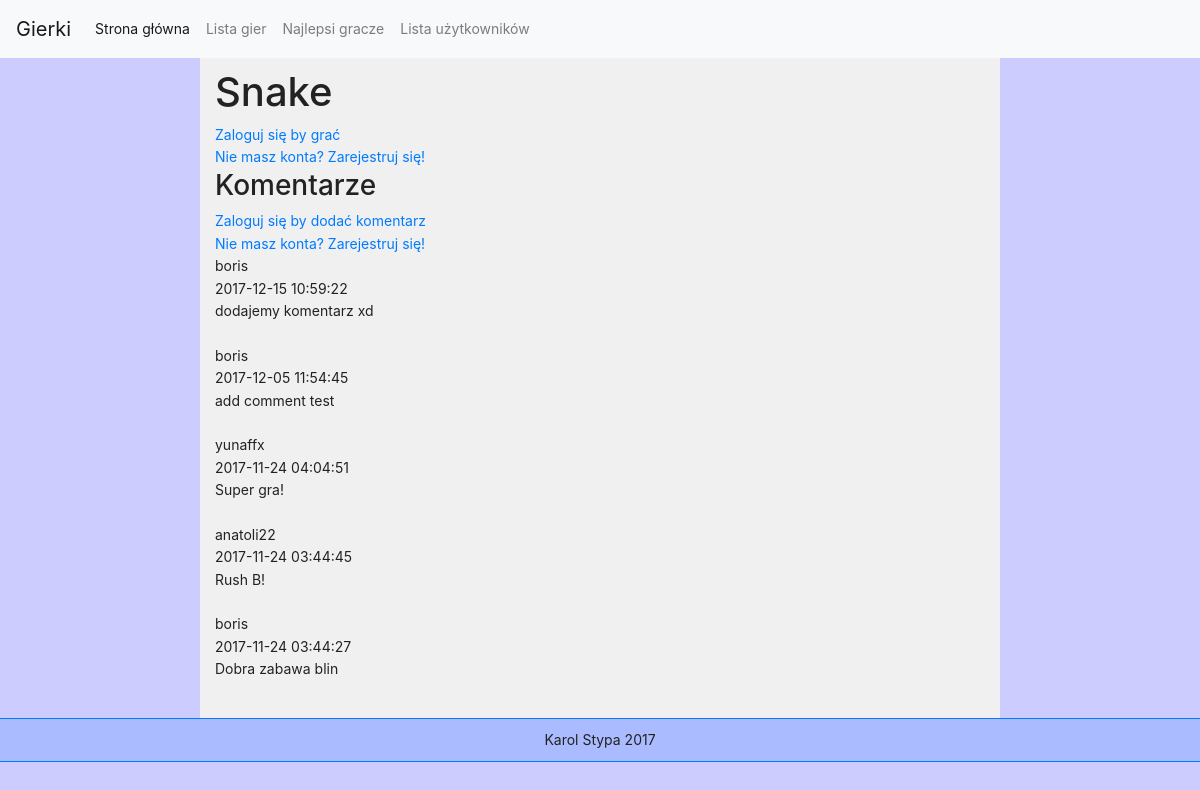
The page /snake.php on the database as committed earlier.
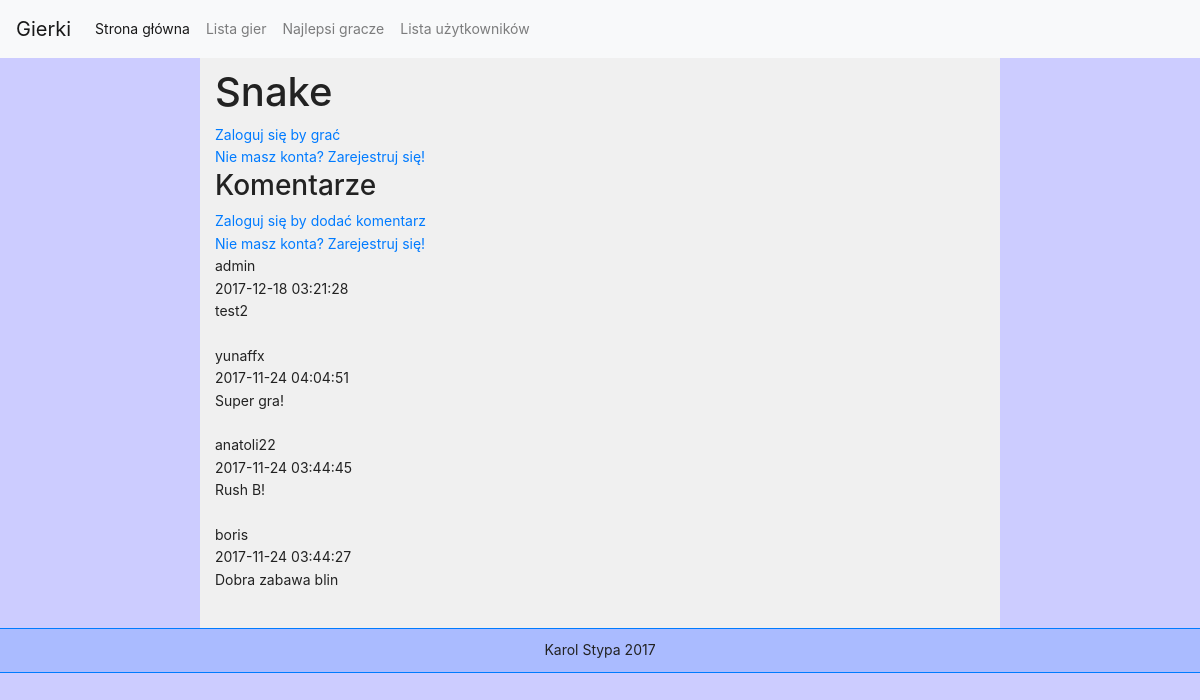
The same page on the database as committed later.
### tables this page shows
CREATE TABLE `comments` (
  `id` int(11) NOT NULL,
  `game_id` int(11) NOT NULL,
  `user_id` int(11) NOT NULL,
  `timestamp` timestamp NOT NULL DEFAULT CURRENT_TIMESTAMP ON UPDATE CURRENT_TIMESTAMP,
  `text` text NOT NULL
);

CREATE TABLE `users` (
  `id` int(11) NOT NULL,
  `login` varchar(255) NOT NULL,
  `password` varchar(255) NOT NULL,
  `email` varchar(255) NOT NULL,
  `group_id` int(11) NOT NULL,
  `registered` int(11) NOT NULL,
  `last_login` int(11) NOT NULL,
  `ip` varchar(15) NOT NULL
);

### snake.php (the view, shortened to what this page needs)
<!DOCTYPE html>
<html>
	<head>
		<link rel="stylesheet" href="https://maxcdn.bootstrapcdn.com/bootstrap/4.0.0-beta.2/css/bootstrap.min.css">
		<link rel="stylesheet" href="./style.css">
	</head>
	<body>
		<?php include "navbar.php";
		?>
		<div class="container-fluid col-md-8 main">
      <h1>Snake</h1>
      <?php
			if (!isset($_SESSION['loggedin'])){
					echo '<a href="index.php">Zaloguj się by grać</a>
					</br><a href="./register.php">Nie masz konta? Zarejestruj się!</a>
					';
			}
			?>
      <br>
      <?php
			if (!isset($_SESSION['loggedin'])){
					echo '<h3>Komentarze</h3>
					<a href="index.php">Zaloguj się by dodać komentarz</a>
					</br><a href="./register.php">Nie masz konta? Zarejestruj się!</a><br>';
			}
      $comments_query = "SELECT A.timestamp, A.text, B.login as username
                          FROM comments A
                          Join users B
                          on B.id = A.user_id
                          WHERE A.game_id = 1
                          ORDER BY A.timestamp DESC";
      $com_result = mysql_query($comments_query);
      while($row = mysql_fetch_assoc($com_result)) {
        echo $row['username'].'<br>'.$row['timestamp'].'<br>'.$row['text'].'<br><br>';
      }
      ?>
    </div>
  </body>
</html>

Rows that differ between the two databases and show on the page:
removed comments: user.login "boris", timestamp "2017-12-15 10:59:22", text "dodajemy komentarz xd"
removed comments: user.login "boris", timestamp "2017-12-05 11:54:45", text "add comment test"
added comments: user.login "admin", timestamp "2017-12-18 03:21:28", text "test2"
